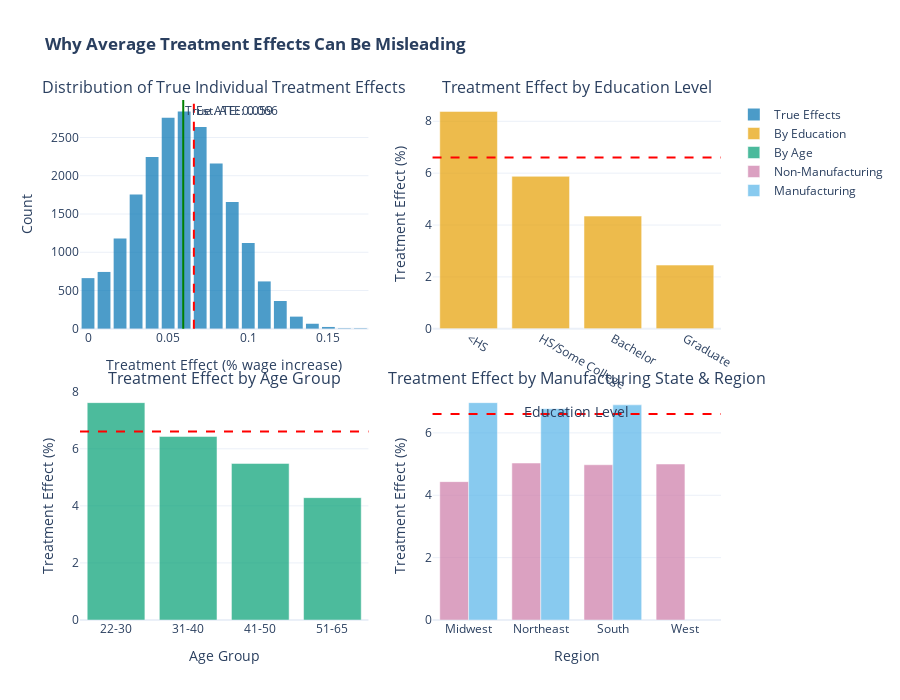

Notebook cell for this chart:
### Code cell
# =============================================================================
# Visualize Hidden Heterogeneity (Interactive Plotly)
# =============================================================================

# Prepare education and age groups for visualization
data['education_group'] = pd.cut(data['education_years'], 
                                  bins=[0, 12, 14, 16, 25],
                                  labels=['<HS', 'HS/Some College', 'Bachelor', 'Graduate'])
data['age_group'] = pd.cut(data['age'], bins=[20, 30, 40, 50, 65],
                           labels=['22-30', '31-40', '41-50', '51-65'])

# Create subplots
fig = make_subplots(
    rows=2, cols=2,
    subplot_titles=(
        'Distribution of True Individual Treatment Effects',
        'Treatment Effect by Education Level',
        'Treatment Effect by Age Group',
        'Treatment Effect by Manufacturing State & Region'
    ),
    vertical_spacing=0.12,
    horizontal_spacing=0.1
)

# 1. True treatment effect distribution
fig.add_trace(
    go.Histogram(x=data['tau_true'], nbinsx=30, name='True Effects', 
                 marker_color=COLORS[0], opacity=0.7),
    row=1, col=1
)
fig.add_vline(x=result.ate, line_dash="dash", line_color="red", row=1, col=1,
              annotation_text=f"Est. ATE: {result.ate:.3f}")
fig.add_vline(x=data['tau_true'].mean(), line_dash="solid", line_color="green", row=1, col=1,
              annotation_text=f"True ATE: {data['tau_true'].mean():.3f}")

# 2. Effect by education
edu_effects = data.groupby('education_group', observed=True)['tau_true'].mean() * 100
fig.add_trace(
    go.Bar(x=edu_effects.index.astype(str), y=edu_effects.values, name='By Education',
           marker_color=COLORS[1], opacity=0.7),
    row=1, col=2
)
fig.add_hline(y=result.ate * 100, line_dash="dash", line_color="red", row=1, col=2)

# 3. Effect by age
age_effects = data.groupby('age_group', observed=True)['tau_true'].mean() * 100
fig.add_trace(
    go.Bar(x=age_effects.index.astype(str), y=age_effects.values, name='By Age',
           marker_color=COLORS[2], opacity=0.7),
    row=2, col=1
)
fig.add_hline(y=result.ate * 100, line_dash="dash", line_color="red", row=2, col=1)

# 4. Effect by manufacturing state and region (use columns we actually have)
grouped = data.groupby(['manufacturing_heavy', 'region'])['tau_true'].mean().reset_index()
mfg_labels = {0: 'Non-Manufacturing', 1: 'Manufacturing'}
for mfg_val in [0, 1]:
    mfg_data = grouped[grouped['manufacturing_heavy'] == mfg_val]
    fig.add_trace(
        go.Bar(x=mfg_data['region'], y=mfg_data['tau_true'] * 100, 
               name=mfg_labels[mfg_val],
               marker_color=COLORS[3 + mfg_val], opacity=0.7),
        row=2, col=2
    )
fig.add_hline(y=result.ate * 100, line_dash="dash", line_color="red", row=2, col=2)

fig.update_layout(
    title_text='<b>Why Average Treatment Effects Can Be Misleading</b>',
    height=700,
    showlegend=True,
    template='plotly_white'
)
fig.update_xaxes(title_text='Treatment Effect (% wage increase)', row=1, col=1)
fig.update_xaxes(title_text='Education Level', row=1, col=2)
fig.update_xaxes(title_text='Age Group', row=2, col=1)
fig.update_xaxes(title_text='Region', row=2, col=2)
fig.update_yaxes(title_text='Count', row=1, col=1)
fig.update_yaxes(title_text='Treatment Effect (%)', row=1, col=2)
fig.update_yaxes(title_text='Treatment Effect (%)', row=2, col=1)
fig.update_yaxes(title_text='Treatment Effect (%)', row=2, col=2)

fig.show()

print("\n💡 KEY INSIGHT: The ATE masks substantial variation by education, age, and region!")
print("   Manufacturing states and less-educated workers benefit more from workforce programs.")

### Figure 1 — Plotly figure (JSON) as saved in the notebook; plotly's stock layout.template omitted (floating-point values rounded to 4 significant figures; data arrays with more than 128 entries replaced by an {"elided": "..."} marker saying what was removed)
{"data": [{"marker": {"color": "#0072B2"}, "name": "True Effects", "nbinsx": 30, "opacity": 0.7, "type": "histogram", "x": {"elided": "21000 float values"}, "xaxis": "x", "yaxis": "y"}, {"marker": {"color": "#E69F00"}, "name": "By Education", "opacity": 0.7, "type": "bar", "x": ["<HS", "HS/Some College", "Bachelor", "Graduate"], "xaxis": "x2", "y": [8.379, 5.877, 4.345, 2.456], "yaxis": "y2"}, {"marker": {"color": "#009E73"}, "name": "By Age", "opacity": 0.7, "type": "bar", "x": ["22-30", "31-40", "41-50", "51-65"], "xaxis": "x3", "y": [7.618, 6.433, 5.487, 4.288], "yaxis": "y3"}, {"marker": {"color": "#CC79A7"}, "name": "Non-Manufacturing", "opacity": 0.7, "type": "bar", "x": ["Midwest", "Northeast", "South", "West"], "xaxis": "x4", "y": [4.437, 5.033, 4.978, 5.001], "yaxis": "y4"}, {"marker": {"color": "#56B4E9"}, "name": "Manufacturing", "opacity": 0.7, "type": "bar", "x": ["Midwest", "Northeast", "South"], "xaxis": "x4", "y": [6.97, 6.774, 6.9], "yaxis": "y4"}], "layout": {"annotations": [{"font": {"size": 16}, "showarrow": false, "text": "Distribution of True Individual Treatment Effects", "x": 0.225, "xanchor": "center", "xref": "paper", "y": 1, "yanchor": "bottom", "yref": "paper"}, {"font": {"size": 16}, "showarrow": false, "text": "Treatment Effect by Education Level", "x": 0.775, "xanchor": "center", "xref": "paper", "y": 1, "yanchor": "bottom", "yref": "paper"}, {"font": {"size": 16}, "showarrow": false, "text": "Treatment Effect by Age Group", "x": 0.225, "xanchor": "center", "xref": "paper", "y": 0.44, "yanchor": "bottom", "yref": "paper"}, {"font": {"size": 16}, "showarrow": false, "text": "Treatment Effect by Manufacturing State & Region", "x": 0.775, "xanchor": "center", "xref": "paper", "y": 0.44, "yanchor": "bottom", "yref": "paper"}, {"showarrow": false, "text": "Est. ATE: 0.066", "x": 0.06605, "xanchor": "left", "xref": "x", "y": 1, "yanchor": "top", "yref": "y domain"}, {"showarrow": false, "text": "True ATE: 0.059", "x": 0.05943, "xanchor": "left", "xref": "x", "y": 1, "yanchor": "top", "yref": "y domain"}], "height": 700, "shapes": [{"line": {"color": "red", "dash": "dash"}, "type": "line", "x0": 0.06605, "x1": 0.06605, "xref": "x", "y0": 0, "y1": 1, "yref": "y domain"}, {"line": {"color": "green", "dash": "solid"}, "type": "line", "x0": 0.05943, "x1": 0.05943, "xref": "x", "y0": 0, "y1": 1, "yref": "y domain"}, {"line": {"color": "red", "dash": "dash"}, "type": "line", "x0": 0, "x1": 1, "xref": "x2 domain", "y0": 6.605, "y1": 6.605, "yref": "y2"}, {"line": {"color": "red", "dash": "dash"}, "type": "line", "x0": 0, "x1": 1, "xref": "x3 domain", "y0": 6.605, "y1": 6.605, "yref": "y3"}, {"line": {"color": "red", "dash": "dash"}, "type": "line", "x0": 0, "x1": 1, "xref": "x4 domain", "y0": 6.605, "y1": 6.605, "yref": "y4"}], "showlegend": true, "title": {"text": "<b>Why Average Treatment Effects Can Be Misleading</b>"}, "xaxis": {"anchor": "y", "domain": [0, 0.45], "title": {"text": "Treatment Effect (% wage increase)"}}, "xaxis2": {"anchor": "y2", "domain": [0.55, 1], "title": {"text": "Education Level"}}, "xaxis3": {"anchor": "y3", "domain": [0, 0.45], "title": {"text": "Age Group"}}, "xaxis4": {"anchor": "y4", "domain": [0.55, 1], "title": {"text": "Region"}}, "yaxis": {"anchor": "x", "domain": [0.56, 1], "title": {"text": "Count"}}, "yaxis2": {"anchor": "x2", "domain": [0.56, 1], "title": {"text": "Treatment Effect (%)"}}, "yaxis3": {"anchor": "x3", "domain": [0, 0.44], "title": {"text": "Treatment Effect (%)"}}, "yaxis4": {"anchor": "x4", "domain": [0, 0.44], "title": {"text": "Treatment Effect (%)"}}}}
